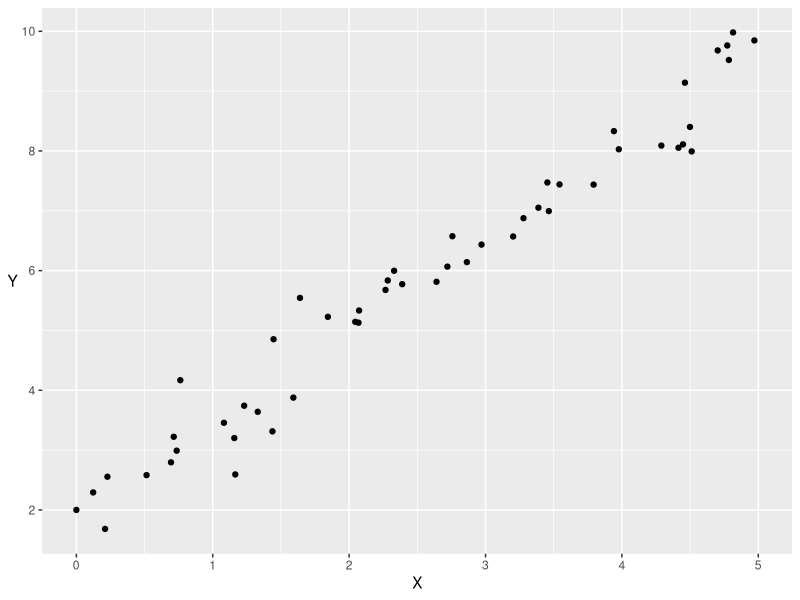
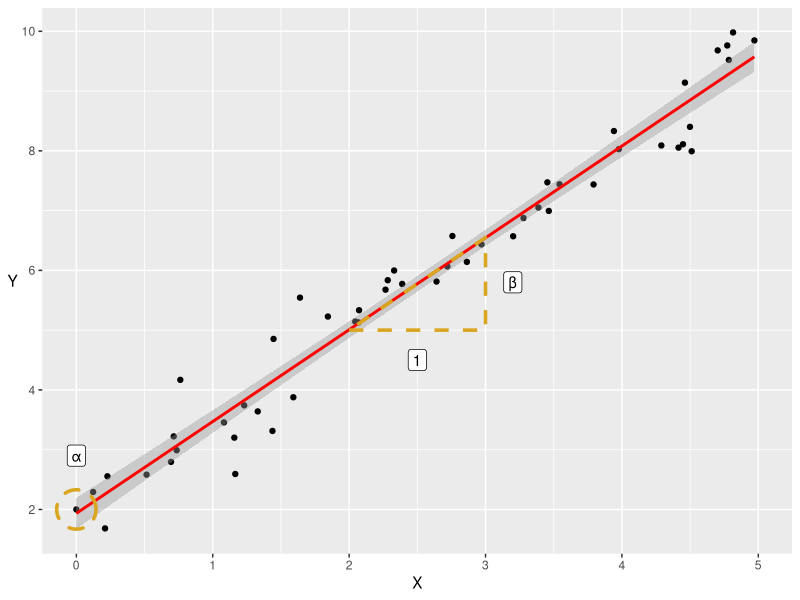
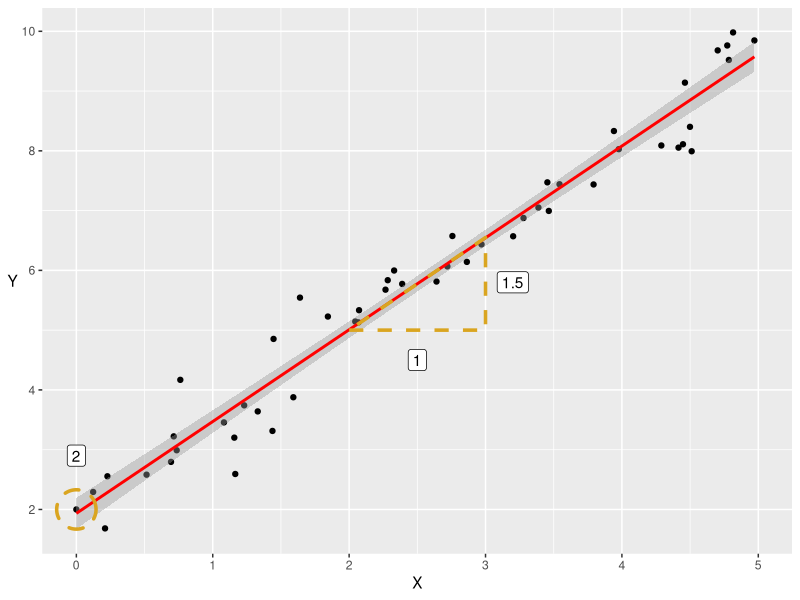
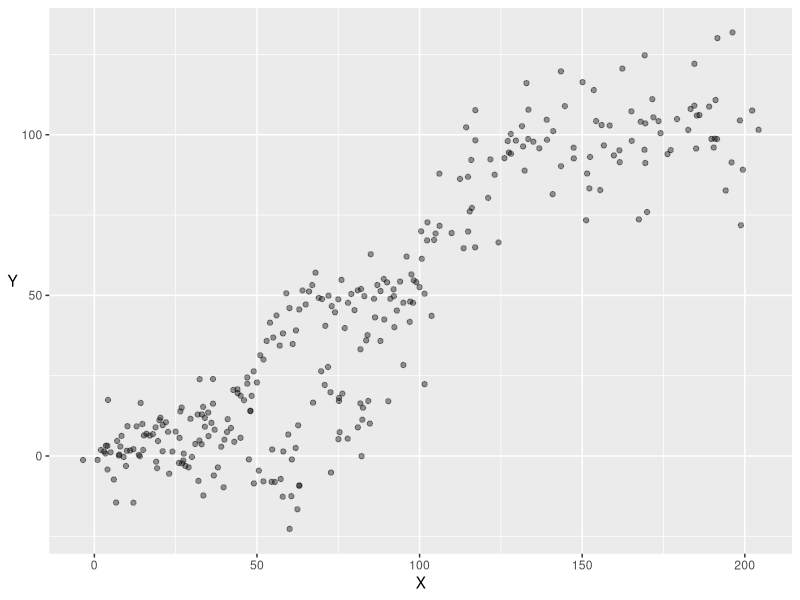
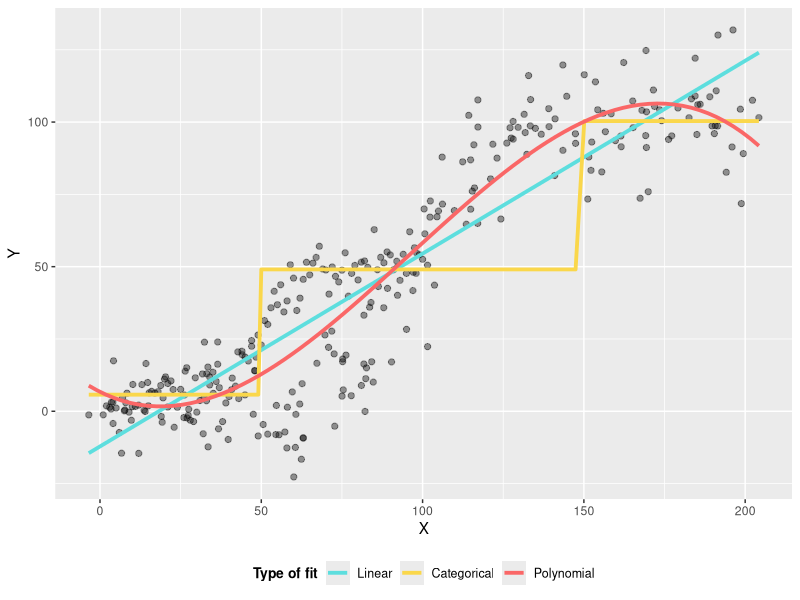
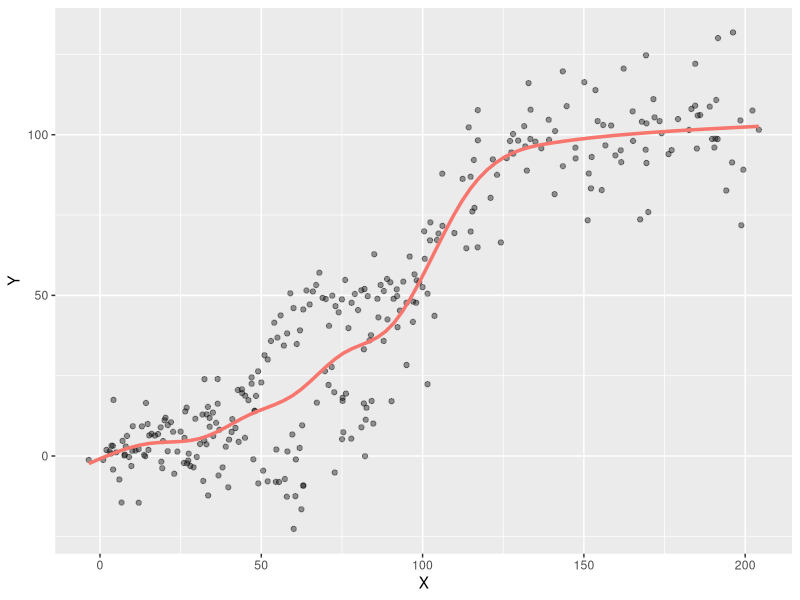
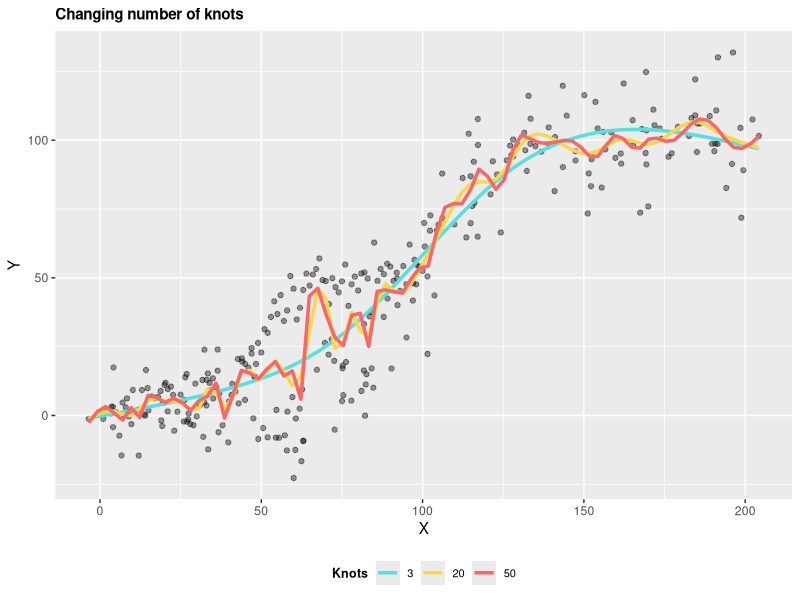
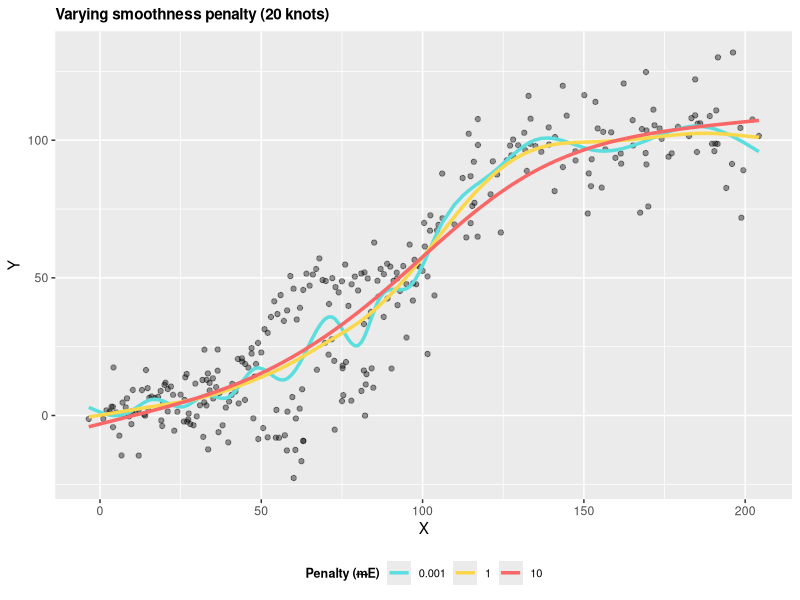

Write the R code that produced these figures, in order.
## ---- chunk 1
options(htmltools.dir.version = FALSE)
knitr::opts_chunk$set(fig.width=10, fig.height=6, fig.align = "center", 
                      dev.args = list(png = list(type = "cairo")), fig.retina=3) 

library(Cairo)

set.seed(123)

X <- c(runif(50, 0, 5), 0)
Y <- 2 + (1.5 * X[1:50]) + rnorm(50, 0, 0.5)
Y[51] <- 2

my_data <- data.frame(X, Y)

rm(list = c('X','Y'))

X <- c(2,3,3)
Y <- 2 + (1.5 * X)
Y[2] <- Y[1]
Y[3] <- Y[3] +0.05

dt2 <- data.frame(X, Y)

rm(list = c('X','Y'))

triangle<- data.frame(X=c(2.5, 3.2, 0),
                      Y = c(4.5, 5.8, 2.9), 
                      value=c("1", "1.5", "2"),
                      label= c("1", "\u03B2", "\u03B1" ))

## ---- chunk 2
library(ggplot2)

a<-ggplot(my_data, aes(x=X,y=Y))+
  geom_point()+
  scale_x_continuous(limits=c(0,5))+
  scale_y_continuous(breaks=seq(2,10,2))+
  theme(axis.title.y = element_text(vjust = 0.5,angle=0))

a
## ---- chunk 3
library(ggforce)
a+geom_smooth(col="red", method="lm")+
  geom_polygon(aes(x=X, y=Y), col="goldenrod", fill=NA, linetype="dashed", size=1.2, data=dt2)+
  geom_label(aes(x=X, y = Y, label=label), data=triangle)+
  geom_mark_circle(aes(x=0, y=2), col="goldenrod",  fill=NA, linetype="dashed", size=1.2)+
  theme(axis.title.y = element_text(vjust = 0.5,angle=0))
## ---- chunk 4
a+geom_smooth(col="red", method="lm")+
  geom_polygon(aes(x=X, y=Y), col="goldenrod", fill=NA, linetype="dashed", size=1.2, data=dt2)+
  geom_label(aes(x=X, y = Y, label=value), data=triangle)+
  geom_mark_circle(aes(x=0, y=2), col="goldenrod",  fill=NA, linetype="dashed", size=1.2)+
  theme(axis.title.y = element_text(vjust = 0.5,angle=0))
## ---- chunk 5
### Sigmoid function for generatign data
sigmoid <- function(x, lower_asymptote, carrying_capacity, growth_rate, time_max) {
  return(lower_asymptote + ((carrying_capacity - lower_asymptote)/(1 + exp(-growth_rate * 
                                                                             (x - time_max)))))
}

X <- 1:100
X <- c(X, X+rnorm(X,X,2), X+rnorm(X, X, 5))
Y <- sigmoid(1:100, 1, 50, 0.2, 50) + rnorm(100, 0, 5)
Y <- c(Y, Y+rnorm(Y, Y, 3), Y+rnorm(Y, Y, 8))
dt<-data.frame(X,Y)

dt$cat<-factor(ifelse(dt$X<50, "a", ifelse(dt$X <150, "b", "c")))

dt$cat_pred<-predict(lm(dt$Y ~ dt$cat))



ggplot(dt, aes(y=Y, x=X))+
  geom_point(size=1.5, alpha=0.4)+
  theme(axis.title.y = element_text(vjust = 0.5,angle=0))

## ---- chunk 6
ggplot(dt, aes(y=Y, x=X))+
  geom_point(size=1.8, alpha=0.4)+
  geom_smooth(aes(col="A"), method = "lm",  se=FALSE, size=1.3)+
  geom_line(aes(y=cat_pred, col="B"),  size=1.3)+
  geom_smooth(aes(col="C"), method = "lm", formula= y~poly(x, 3),  se=FALSE, size=1.3)+
  scale_color_manual(values = c("#5DDEDE", "#FAD74B" ,"#FA6767"),
                     labels= factor(x=c("A", "B", "C"), levels=c("A", "B", "C"), labels=c("Linear", "Categorical", "Polynomial"), ordered=TRUE)
                     , name="Type of fit")+
  #ggtitle("Varying approximations for non-linear relationships")+
  theme(legend.position = "bottom",
        legend.title = element_text(face="bold", size=10),
        legend.text = element_text(size=9),
        plot.title = element_text(size = 12, face="bold") )
## ---- chunk 7
library(splines)
ggplot(dt, aes(y=Y, x=X))+
  geom_point(size=1.5, alpha=0.4)+
  geom_smooth(aes(col="A"), method = "lm", formula = y~ns(x,10), se=FALSE, size=1.2, show.legend = FALSE)
## ---- chunk 8
  library(viridis)
  library(mgcv)
  
  knotplot<-factor(c("3-knots" = "#5DDEDE", "20-knots" =  "#FAD74B" , "50-knots" ="#FA6767" ), ordered = TRUE)
  knotplot<-factor(c("#5DDEDE", "#FAD74B" , "#FA6767" ), labels = c("3-knots", "20-knots" , "50-knots"), ordered = TRUE)
  
  knotplot<-c("#5DDEDE"="3", "#FAD74B"="20" ,"#FA6767"="50") 
  k2<-as.factor(knotplot)
  
  ggplot(dt, aes(y=Y, x=X))+
    geom_point(size=1.5, alpha=0.4)+
    geom_smooth(aes(col="A"), method = "lm", formula = y~ns(x,4), se=FALSE, size=1.2)+
    geom_smooth(aes(col="B"), method = "lm", formula = y~ns(x,31), se=FALSE, size=1.2)+
    geom_smooth(aes(col="C"), method = "lm", formula = y~ns(x,51), se = FALSE, size=1.2)+
    scale_color_manual(values = c("#5DDEDE", "#FAD74B" ,"#FA6767"),
                       labels= factor(x=c("A", "B", "C"), levels=c("A", "B", "C"), labels=c("3", "20", "50"), ordered=TRUE)
                       , name="Knots")+
    
    # scale_color_discrete(#values = c("#5DDEDE", "#FAD74B" ,"#FA6767")
    #                    breaks= c("3","20","50"), name="Knots" )+
    # 
    ggtitle("Changing number of knots")+
    theme(legend.title = element_text(face="bold", size=9),
          legend.text = element_text(size=8),
          legend.position = "bottom",
          plot.title = element_text(size = 11, face="bold") )
  
  
## ---- chunk 9
  ########### Use gam sim for sigmoid and show difference in lambda ###############
  
  smsp<-gam(Y~s(X, bs="cr", k=20), data=dt, gamma=0.001)
  dt$sp1<-predict(smsp, type="response")
  
  smsp2<-gam(Y~s(X, bs="cr", k=20), data=dt, gamma = 1 )
  dt$sp2<-predict(smsp2, type="response")
  
  smsp3<-gam(Y~s(X, bs="cr", k=20), data=dt, gamma = 10)
  dt$sp3<-predict(smsp3, type="response")
  
  
  #dt$sp1<-NULL
  ggplot(dt, aes(y=Y, x=X))+
    geom_point(alpha=0.4)+
    geom_line(aes(y=sp1, x=X, col="0.001"), size=1.2)+
    geom_line(aes(y=sp2, x=X, col="1"), size=1.2)+
    geom_line(aes(y=sp3, x=X, col="10"), size=1.2)+
    scale_color_manual(values = c("#5DDEDE", "#FAD74B" ,"#FA6767"),
                       labels= factor(x=c("A", "B", "C"), levels=c("A", "B", "C"), labels=c("0.001", "1", "10"), ordered=TRUE)
                       , name="Penalty (\u1D6FE)")+
    ggtitle("Varying smoothness penalty (20 knots)")+
    theme(legend.title = element_text(face="bold", size=09),
          legend.text = element_text(size=8),
          legend.position = "bottom",
          plot.title = element_text(size = 11, face="bold") )
  
## ---- chunk 10
library(mgcv)
my_gam <- gam(Y ~ s(X, bs="cr"), data=dt)
## ---- chunk 11
summary(my_gam)
## ---- chunk 12
gam.check(my_gam)
## ---- chunk 13
gam.check(my_gam)
## ---- chunk 14
my_lm <- lm(Y ~ X, data=dt)

anova(my_lm, my_gam)
